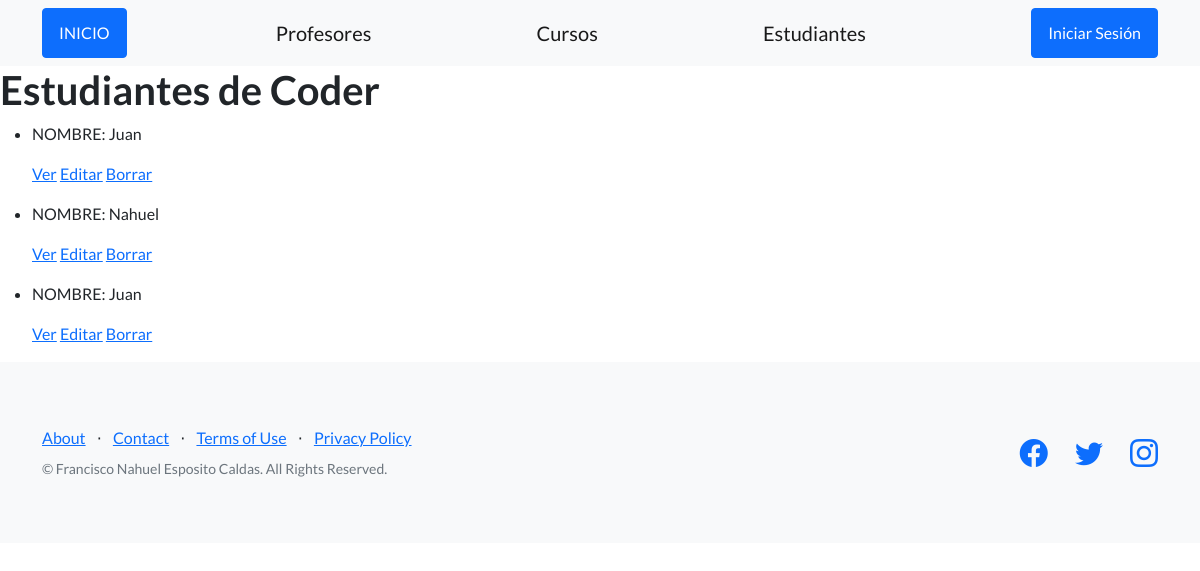
/app_coder/estudiante_list, run on an earlier commit of the app's database.
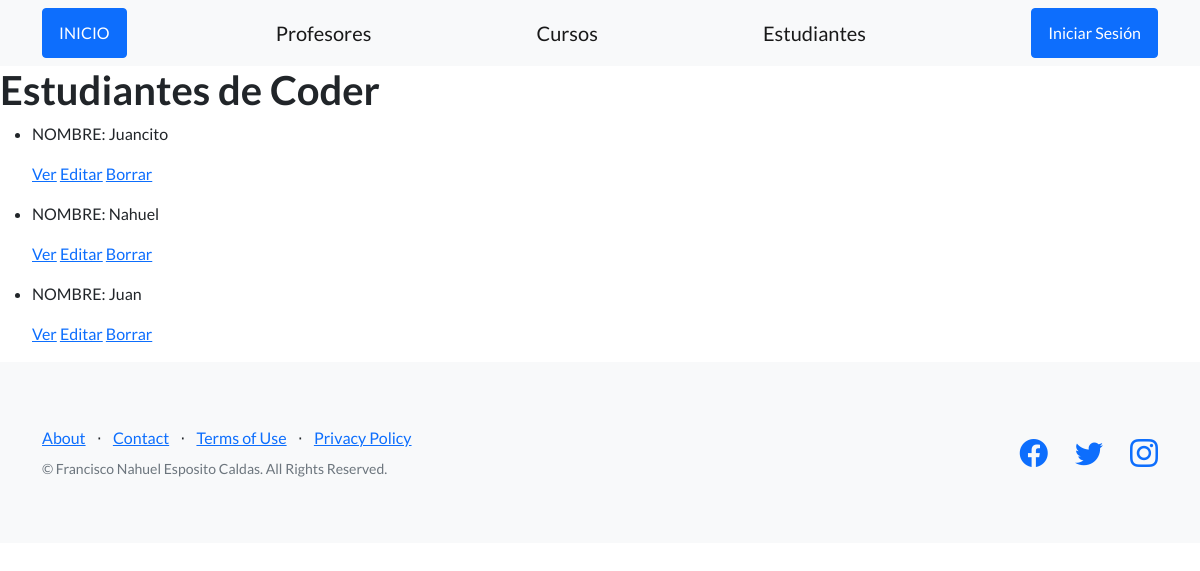
And on a later commit of the database.
### app_coder/models.py (models this page shows, shortened)
class Estudiante(models.Model):
    nombre = models.CharField(max_length=30)
    apellido = models.CharField(max_length=30)
    email = models.EmailField()

### app_coder/views.py (the view)
# urls.py: path('estudiante_list', views.estudiante_list.as_view(), name='estudiante_list'),
class estudiante_list(ListView):
    model = Estudiante
    template_name = "app_coder/lists/estudiante_list.html"

### app_coder/templates/app_coder/lists/estudiante_list.html
{% extends "app_coder/index.html" %}
{% load static %}
{% block contenido %}
<body>
    <h1>Estudiantes de Coder</h1>
    <div>
        <ul>
            {% for estudiante in object_list %}
                <li>
                    <p>NOMBRE: {{ estudiante.nombre }}</p>
                    <p>
                        <a href=" {% url 'estudiante_detail' estudiante.id %} ">Ver</a>
                        <a href=" {% url 'estudiante_update' estudiante.id %} ">Editar</a>
                        <a href=" {% url 'estudiante_delete' estudiante.id %} ">Borrar</a>
                    </p>
                </li>
            {% endfor %}
        </ul>
    </div>
</body>
{% endblock %}

What changed in the data, as far as the page shows it:
changed Estudiante: nombre "Juan" → "Juancito"
